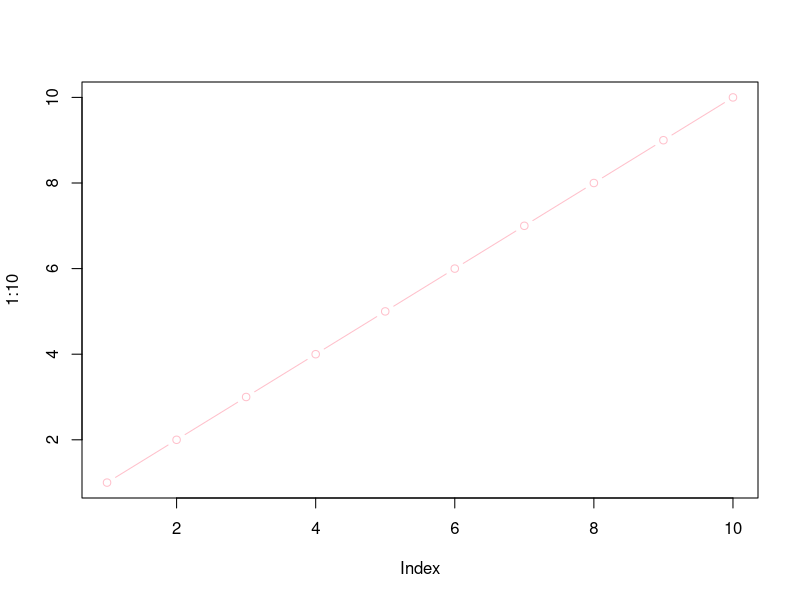

R code for this plot:
## ---- chunk 1
add <- function(x) {
  x + 1
}
## ---- chunk 2
add(100)
## ---- chunk 3
add(c(100, 200, 300))
## ---- chunk 4
add <- function(x, y=1) {
  x + y
}
## ---- chunk 5
add(100, 10)
## ---- chunk 6
add(100)
## ---- chunk 7
plot(1:10, col= "pink", typ= "b")
## ---- chunk 8
log(10, base=10)
## ---- chunk 9
#add(x=100, y=200, z=300)
## ---- chunk 10
sample(1:10, size = 4)
## ---- chunk 11
sample(1:10, size = 12, replace = TRUE) 
## ---- chunk 12
sample(c("A", "T", "C", "G"), size= 12, replace= TRUE)
## ---- chunk 13
generate_dna <- function(n=6) {
  sample(c("A", "T", "C", "G"), size= n, replace= TRUE)
}
## ---- chunk 14
generate_dna(100)
## ---- chunk 15
generate_dna <- function(n=6) {
  bases <- c("A", "C", "G", "T")
  ans <- sample(bases, size=n, replace=TRUE)
  ans <- paste(ans, collapse= "")
  return(ans)
  x <- poopoopants
  x
}
## ---- chunk 16
generate_dna(10)
## ---- chunk 17
generate_dna <- function(n=6, fasta= TRUE) {
  bases <- c("A", "C", "G", "T")
  ans <- sample(bases, size=n, replace=TRUE)
  
  if (fasta) {
  ans <- paste(ans, collapse= "")
  cat("Hello...")
  } else {
    cat("is it me you are looking for...")
  }
  return(ans)
  
}
## ---- chunk 18
generate_dna(10)
generate_dna(10, fasta= F)
## ---- chunk 19
generate_protein <- function(n, fasta= TRUE) {
  aa <- c("A","R","N","D","C",
          "E","Q","G","H","I",
          "L","K","M","F","P",
          "S","T","W","Y","V")
  ans <- sample(aa, size=n, replace= T)
  
  if (fasta) { 
  ans <-paste(ans, collapse= "")
  }
  return(ans)
}
## ---- chunk 20
generate_protein(10)
generate_protein(10, fasta= F)
## ---- chunk 21
generate_protein(6)
generate_protein(7)
generate_protein(8)
generate_protein(9)
generate_protein(10)
generate_protein(11)
generate_protein(12)

## ---- chunk 22
for(i in 6:12) {
  cat(">", i, sep="", "\n")
  cat (generate_protein(i), "\n")
}
